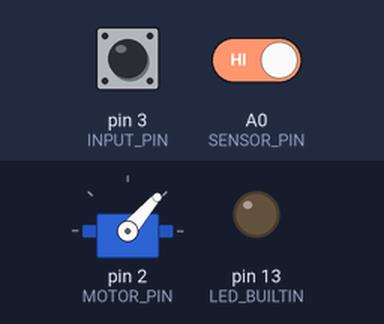
A sketch run on a simulated Arduino Nano, built with avr-gcc and run on an emulated ATmega328P. On the bench: servo, output pins drawn as LEDs (lit = HIGH). The inputs (shaded band) are chosen by the test bench; at power-on: pin 3 (INPUT_PIN) HIGH, A0 (SENSOR_PIN) HIGH.

Above: at 0.1 s.
At 10.2 s:
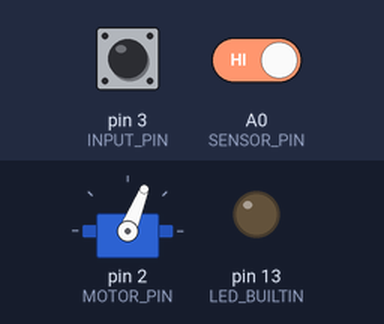
10.3 s: pin 3 (INPUT_PIN) pulsed LOW 2 times (0.12 s each, 0.3 s apart)
At 11.8 s:
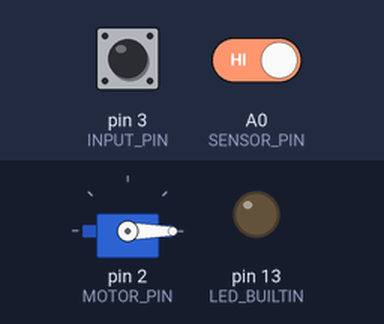
Timing chart, 0 to 13.3 s (numbered marks = the images above; inputs shaded):
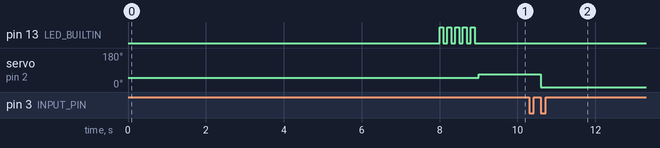

Measured:
- after the input at 10.3 s, servo on pin 2 (MOTOR_PIN): 68° → 0° after 0.30 s

The sketch:

glidelock-nano.ino
```cpp
/* ORNITHOPTER GLIDE LOCK */

/* Sketch for an arduino NANO that controls the motor of an RC ornithopter.
 * It commands the motor to stop once the crank shaft reaches a hall sensor pickup.
 * Author: RCmags https://github.com/RCmags
*/

//=============== Connections ================
// See included schematic
  // Inputs:
// Pin 3  -> Receiver CH3
// Pin A0 -> Hall sensor
  // Outputs:
// Pin 2  -> Motor ESC

//=================== Code ===================
#include <Servo.h>
#include "parameters.cpp"

//---- constants
#define SENSOR_PIN      A0    // Must be analog pin if sensor is analog, otherwise use any pin.
#define INPUT_PIN       3     // Receiver input. Digital pin with interrupt
#define MOTOR_PIN       2     // Output Pin for motor ESC.

#define NUMBER_MEAN     50    // number of readings used for calibration mean
#define TIME_CALIBRATE  1000  // timer interval over which readings are averaged [microseconds]

//---- global variables

volatile uint16_t pwm_input = 0;
Servo motor;

//---- PWM input

/* interrupt routine to read pwm pulse */
void checkPwmInput() {
  static uint32_t initial_time = micros();
  if( digitalRead(INPUT_PIN) ) {    // rising
    initial_time = micros();
  } else {                          // falling
    pwm_input = micros() - initial_time;
  }
}

//---- hall sensor

#ifdef USING_ANALOG_SENSOR

/* average of sensor output */
int calibrateSensor() {
  constexpr int DELAY = int( float(TIME_CALIBRATE)/float(NUMBER_MEAN) );
  float sum = 0;
  for( uint8_t index = 0; index < NUMBER_MEAN; index += 1 ) {
    sum += float( analogRead(SENSOR_PIN) );
    delayMicroseconds(DELAY);
  }
  sum /= float(NUMBER_MEAN);
  return int(sum);
}

/* set pin and calibrate sensor */
void setupSensor() {
  pinMode(SENSOR_PIN, INPUT_PULLUP);
  readSensor();                                 // Calibrate with first call
}

/* convert analog reading to digital output */
bool readSensor() {
  static int sensor_mean = calibrateSensor();   // Store mean in local scope
  int input = analogRead(SENSOR_PIN) - sensor_mean;
  return input > SENSOR_HIGH ? HIGH : LOW;
}

#else // using digital sensor

void setupSensor() {
  pinMode(SENSOR_PIN, INPUT_PULLUP);
}

bool readSensor() {
  return !digitalRead(SENSOR_PIN);
}
#endif

//---- main loop

void setup() {
  // set pins
  setupSensor();
  pinMode(INPUT_PIN, INPUT_PULLUP);
  pinMode(LED_BUILTIN, OUTPUT);

  // pwm interrupt
  attachInterrupt( digitalPinToInterrupt(INPUT_PIN), checkPwmInput, CHANGE );

  // set throttle to zero
  motor.attach(MOTOR_PIN);
  motor.writeMicroseconds(PWM_MIN);
  delay(DELAY_STARTUP);

  // blink led - startup warning
  for( int index = 0; index < 5; index += 1 ) {
    digitalWrite( LED_BUILTIN, HIGH );
    delay(100);
    digitalWrite( LED_BUILTIN, LOW );
    delay(100);
  }
}

void loop() {
  // delay timer
  static uint32_t idle_timer = millis();

  // Select mode
  if( pwm_input < PWM_IDLE ) {
    // idle motor
    uint32_t dt = millis() - idle_timer;
    if( dt < DELAY_IDLE ) {
      motor.writeMicroseconds(PWM_IDLE);
    } else {
      // stop crank above sensor
      if( readSensor() ) {
        delay(DELAY_POSITION);
        motor.writeMicroseconds(PWM_MIN);
      }
    }
  // throttle beyond cutoff
  } else {
    motor.writeMicroseconds(pwm_input);
    idle_timer = millis();
  }
}
```

parameters.cpp
```cpp
/*      CONSTANT     |    VALUE   |  UNIT  |   DESCRIPTION */
/*=========================================================*/
// 1. Delays
#define DELAY_STARTUP     8000    // ms     // Delay to arm ESC. Must be large enough to ensure startup.
#define DELAY_IDLE        1000    // ms     // Delay to allow motor to slow down to idle speed. Must be large enough to ensure decceleration.
#define DELAY_POSITION    40      // ms     // Delay to offset crank relative to sensor. A larger value causes a larger overshoot.

// 2. PWM signal
#define PWM_IDLE          1250    // us     // Throttle when iddling to find sensor. A larger values causes the crank to overshoot the sensor.
#define PWM_MIN           1050    // us     // Zero throttle. If using a BLheli esc, PWM_MIN < BLHELI_PWM_MIN

// 3. Hall sensor
//#define USING_ANALOG_SENSOR                 // remove comment if using a analog hall sensor
#define SENSOR_HIGH       100               // Values above threshold are high. Reading is relative to mean sensor output.
```
